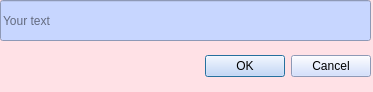
<?xml version="1.0" encoding="UTF-8"?>
<ui version="4.0">
 <class>oneStrParameterDialog</class>
 <widget class="QDialog" name="oneStrParameterDialog">
  <property name="geometry">
   <rect>
    <x>0</x>
    <y>0</y>
    <width>373</width>
    <height>92</height>
   </rect>
  </property>
  <property name="cursor">
   <cursorShape>ArrowCursor</cursorShape>
  </property>
  <property name="windowTitle">
   <string>Input Your Text</string>
  </property>
  <property name="windowIcon">
   <iconset>
    <normaloff>icons/png-transparent-computer-icons-magnifying-glass-magnifier-magnifying-glass-text-interface-magnifier-thumbnail-removebg-preview.png</normaloff>icons/png-transparent-computer-icons-magnifying-glass-magnifier-magnifying-glass-text-interface-magnifier-thumbnail-removebg-preview.png</iconset>
  </property>
  <property name="styleSheet">
   <string notr="true">background-color: rgb(255, 225, 230);</string>
  </property>
  <widget class="QDialogButtonBox" name="dialogButtonBox">
   <property name="geometry">
    <rect>
     <x>200</x>
     <y>50</y>
     <width>171</width>
     <height>32</height>
    </rect>
   </property>
   <property name="cursor">
    <cursorShape>PointingHandCursor</cursorShape>
   </property>
   <property name="styleSheet">
    <string notr="true">background-color: rgb(199, 214, 255);</string>
   </property>
   <property name="orientation">
    <enum>Qt::Horizontal</enum>
   </property>
   <property name="standardButtons">
    <set>QDialogButtonBox::Cancel|QDialogButtonBox::Ok</set>
   </property>
  </widget>
  <widget class="QLineEdit" name="inputLine">
   <property name="geometry">
    <rect>
     <x>0</x>
     <y>0</y>
     <width>371</width>
     <height>41</height>
    </rect>
   </property>
   <property name="styleSheet">
    <string notr="true">background-color: rgb(199, 214, 255);</string>
   </property>
   <property name="inputMask">
    <string/>
   </property>
   <property name="text">
    <string/>
   </property>
   <property name="placeholderText">
    <string>Your text</string>
   </property>
   <property name="clearButtonEnabled">
    <bool>false</bool>
   </property>
  </widget>
 </widget>
 <resources/>
 <connections>
  <connection>
   <sender>dialogButtonBox</sender>
   <signal>accepted()</signal>
   <receiver>oneStrParameterDialog</receiver>
   <slot>accept()</slot>
   <hints>
    <hint type="sourcelabel">
     <x>248</x>
     <y>254</y>
    </hint>
    <hint type="destinationlabel">
     <x>157</x>
     <y>274</y>
    </hint>
   </hints>
  </connection>
  <connection>
   <sender>dialogButtonBox</sender>
   <signal>rejected()</signal>
   <receiver>oneStrParameterDialog</receiver>
   <slot>reject()</slot>
   <hints>
    <hint type="sourcelabel">
     <x>316</x>
     <y>260</y>
    </hint>
    <hint type="destinationlabel">
     <x>286</x>
     <y>274</y>
    </hint>
   </hints>
  </connection>
 </connections>
</ui>
